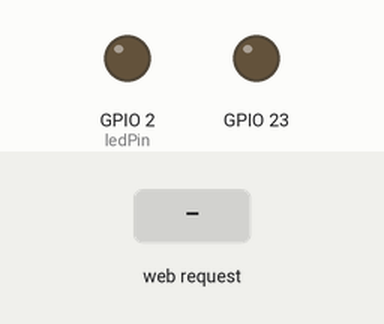
Simulated run of this sketch. Board: ESP32. Shown: output pins drawn as LEDs (lit = HIGH). The test bench sets the inputs (shaded band). WiFi joins after 1.5 s; servers stay silent unless stated; what the sketch prints to the serial monitor is not drawn.

Above: at 3.2 s.
3.3 s: HTTP request GET /led/on received
At 3.5 s:
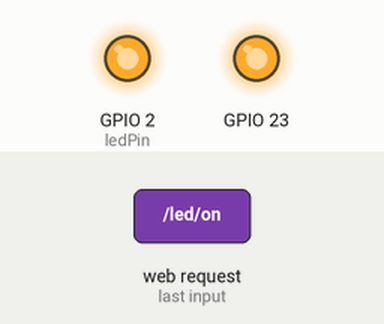
At 4.3 s:
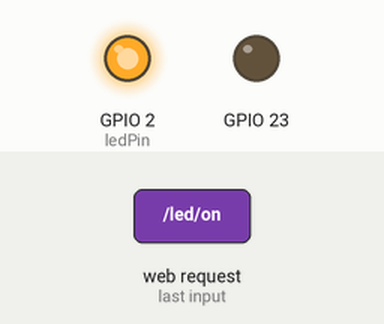
5.2 s: HTTP request GET /led/off received
At 6.6 s:
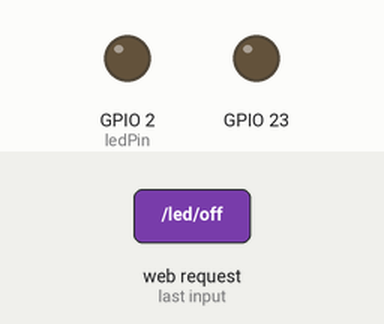
Timing chart, 0 to 8.2 s (numbered marks = the images above; inputs shaded):
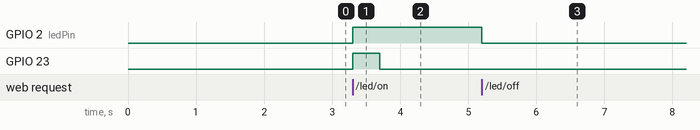

The sketch:

WiFiMQTT.ino
```cpp
#include <WiFi.h>
#include <WebServer.h>

const char* ssid = "Xiaomi_3G";
const char* password = "29180064";

WebServer server(80);

const int ledPin = 2;  // ESP32 GPIO2

void setup() {
  Serial.begin(115200);
  pinMode(ledPin, OUTPUT);
  pinMode(23,OUTPUT);

  WiFi.begin(ssid, password);
  while (WiFi.status() != WL_CONNECTED) {
    delay(1000);
    Serial.println("正在連接到WiFi...");
  }
  Serial.println("已連接到WiFi");
  Serial.print("IP地址: ");
  Serial.println(WiFi.localIP());

  server.on("/", handleRoot);
  server.on("/led/on", handleLedOn);
  server.on("/led/off", handleLedOff);

  server.begin();
  Serial.println("HTTP server is started");
}

void loop() {
  server.handleClient();
}

void handleRoot() {
  String html = "<html><body>";
  html += "<h1>ESP32 Wol Web Server</h1>";
  html += "<p><a href='/led/on'><button>Wol PC</button></a></p>";
  html += "<p><a href='/led/off'><button>Open LED</button></a></p>";
  html += "</body></html>";
  server.send(200, "text/html", html);
}

void handleLedOn() {
  digitalWrite(ledPin, HIGH);
  digitalWrite(23,HIGH);
  delay(400);
  digitalWrite(23,LOW);
  server.sendHeader("Location", "/");
  server.send(303);
}

void handleLedOff() {
  digitalWrite(ledPin, LOW);
  server.sendHeader("Location", "/");
  server.send(303);
}
```

Measured:
- after the input at 3.3 s, GPIO 2 (ledPin): LOW → HIGH at once; GPIO 23: LOW → HIGH at once, → LOW 0.40 s later
- after the input at 5.2 s, GPIO 2 (ledPin): HIGH → LOW at once
